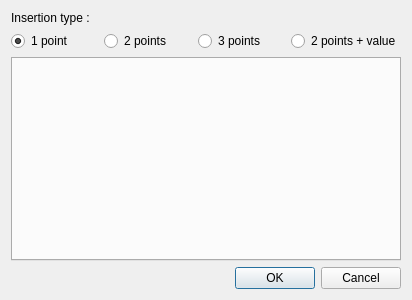
<?xml version="1.0" encoding="UTF-8"?>
<ui version="4.0">
 <class>TT_DialogDrawBlocks</class>
 <widget class="QDialog" name="TT_DialogDrawBlocks">
  <property name="geometry">
   <rect>
    <x>0</x>
    <y>0</y>
    <width>412</width>
    <height>300</height>
   </rect>
  </property>
  <property name="windowTitle">
   <string>Insert a block</string>
  </property>
  <layout class="QVBoxLayout" name="verticalLayout">
   <item>
    <widget class="QLabel" name="label">
     <property name="text">
      <string>Insertion type :</string>
     </property>
    </widget>
   </item>
   <item>
    <layout class="QHBoxLayout" name="horizontalLayout_4">
     <item>
      <widget class="QRadioButton" name="rb1p">
       <property name="text">
        <string>1 point</string>
       </property>
       <property name="checked">
        <bool>true</bool>
       </property>
       <attribute name="buttonGroup">
        <string notr="true">buttonGroup</string>
       </attribute>
      </widget>
     </item>
     <item>
      <widget class="QRadioButton" name="rb2p">
       <property name="text">
        <string>2 points</string>
       </property>
       <attribute name="buttonGroup">
        <string notr="true">buttonGroup</string>
       </attribute>
      </widget>
     </item>
     <item>
      <widget class="QRadioButton" name="rb3p">
       <property name="text">
        <string>3 points</string>
       </property>
       <attribute name="buttonGroup">
        <string notr="true">buttonGroup</string>
       </attribute>
      </widget>
     </item>
     <item>
      <widget class="QRadioButton" name="rb2pv">
       <property name="text">
        <string>2 points + value</string>
       </property>
       <attribute name="buttonGroup">
        <string notr="true">buttonGroup</string>
       </attribute>
      </widget>
     </item>
    </layout>
   </item>
   <item>
    <widget class="QTabWidget" name="tabWidget">
     <property name="currentIndex">
      <number>-1</number>
     </property>
    </widget>
   </item>
   <item>
    <widget class="QDialogButtonBox" name="buttonBox">
     <property name="orientation">
      <enum>Qt::Orientation::Horizontal</enum>
     </property>
     <property name="standardButtons">
      <set>QDialogButtonBox::StandardButton::Cancel|QDialogButtonBox::StandardButton::Ok</set>
     </property>
    </widget>
   </item>
  </layout>
 </widget>
 <resources/>
 <connections>
  <connection>
   <sender>buttonBox</sender>
   <signal>accepted()</signal>
   <receiver>TT_DialogDrawBlocks</receiver>
   <slot>accept()</slot>
   <hints>
    <hint type="sourcelabel">
     <x>248</x>
     <y>254</y>
    </hint>
    <hint type="destinationlabel">
     <x>157</x>
     <y>274</y>
    </hint>
   </hints>
  </connection>
  <connection>
   <sender>buttonBox</sender>
   <signal>rejected()</signal>
   <receiver>TT_DialogDrawBlocks</receiver>
   <slot>reject()</slot>
   <hints>
    <hint type="sourcelabel">
     <x>316</x>
     <y>260</y>
    </hint>
    <hint type="destinationlabel">
     <x>286</x>
     <y>274</y>
    </hint>
   </hints>
  </connection>
 </connections>
 <buttongroups>
  <buttongroup name="buttonGroup"/>
 </buttongroups>
</ui>
